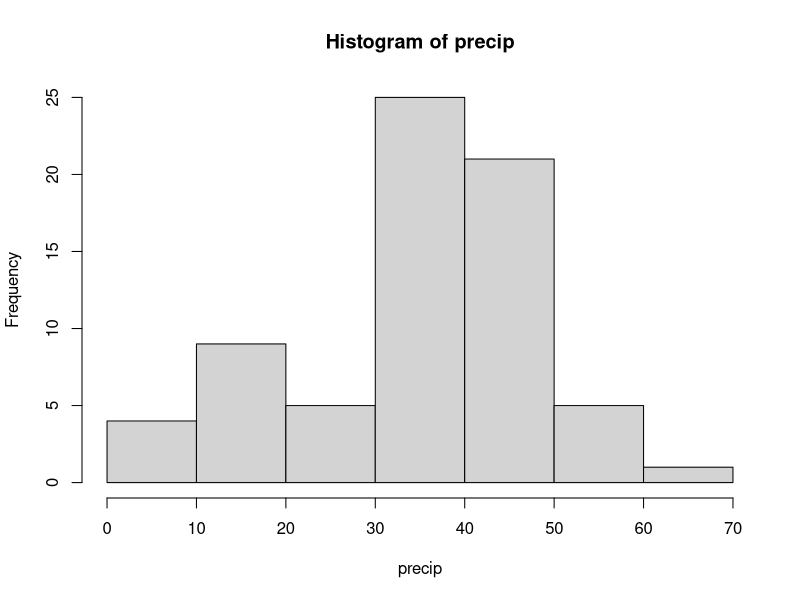
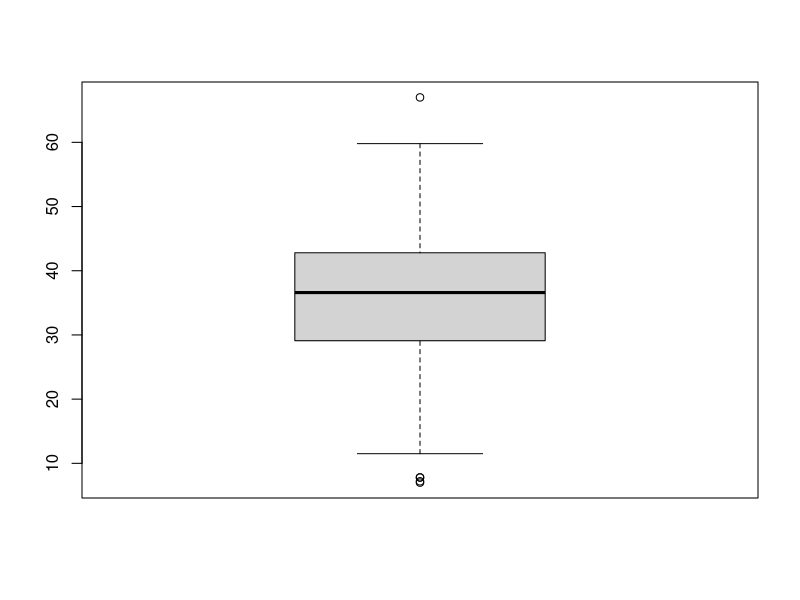
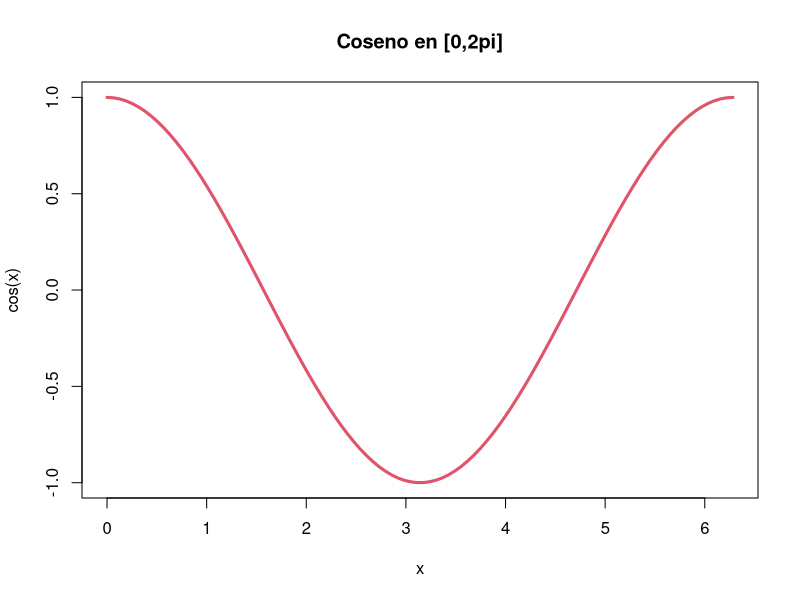
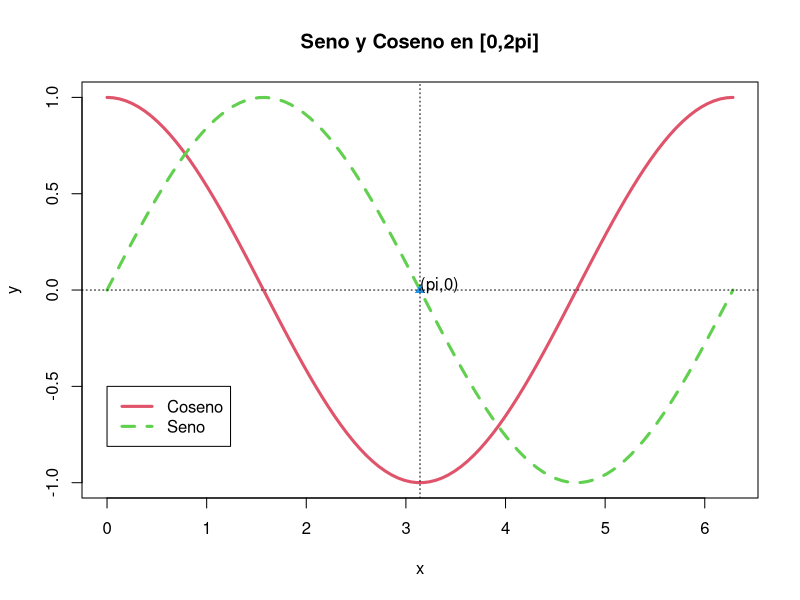
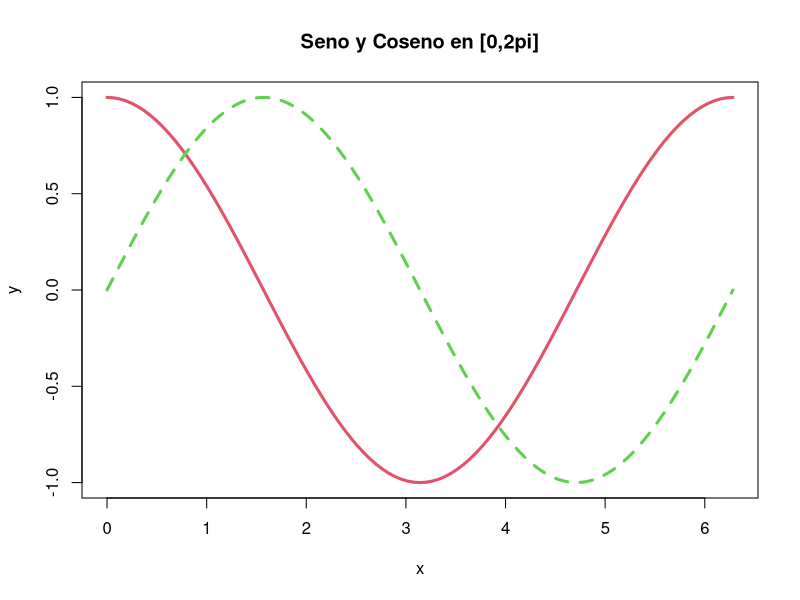

The R script that drew these images, in order:
#' ---
#' title: "Práctica 1: Introducción a R"
#' author: "Estadística"
#' date: "Grado en Inteligencia Artificial (UDC)"
#' output: 
#'   html_document:
#'     toc: yes
#'     pandoc_args: ["--number-offset", "0,0"]
#' ---
#' 
#' # Introducción a R
#' 
#' En las prácticas de esta asignatura se empleará [`R`](https://www.r-project.org), 
#' un lenguaje de programación interpretado y un entorno estadístico desarrollado 
#' específicamente para el análisis de datos. 
#' 
#' Para instalar R se recomienda seguir los pasos descritos en el post [*https://rubenfcasal.github.io/post/instalacion-de-r*](https://rubenfcasal.github.io/post/instalacion-de-r).
#' Para el desarrollo de código e informes se sugiere emplear *RStudio Desktop*, 
#' que se puede instalar y configurar siguiendo las indicaciones proporcionadas 
#' en el post [*https://rubenfcasal.github.io/post/instalacion-de-rstudio*](https://rubenfcasal.github.io/post/instalacion-de-rstudio).
#' 
#' 
#' Las prácticas se ha generado empleando [RMarkdown](http://rmarkdown.rstudio.com) 
#' ([Quarto](https://quarto.org/) es la nueva versión), una extensión de 
#' [Markdown](https://es.wikipedia.org/wiki/Markdown) que permite incorporar 
#' código y resultados de R. RMarkdown/Quarto es recomendable para difundir 
#' análisis realizados con R (y Python) en formato HTML, PDF y DOCX (Word), entre otros. 
#' Para una introducción a RMarkdown puede ser de utilidad consultar el Capítulo 
#' 3 *[Generación de informes]()* del libro Fernández-Casal (2023): 
#' *[Notas de Programación en R](https://rubenfcasal.github.io/book_notasr)*   
#' ([github](https://github.com/rubenfcasal/book_notasr)).
#' 
#' 
#' En esta práctica se emplea como referencia el libro:
#' 
#' - Fernández-Casal R., Roca-Pardiñas J., Costa J. y Oviedo-de la Fuente M. (2022). 
#' *[Introducción al Análisis de Datos con R](https://rubenfcasal.github.io/intror)* ([github](https://github.com/rubenfcasal/intror)).
#' 
#' Las siguientes secciones son una selección esquemática de los contenidos más
#' importantes.
#' También puede resultar de utilidad el post 
#' [*Ayuda y recursos para el aprendizaje de R*](https://rubenfcasal.github.io/post/ayuda-y-recursos-para-el-aprendizaje-de-r).
#' 
#' 
#' ## Introducción
#' 
#' Ver el [Capítulo 1](https://rubenfcasal.github.io/intror/introducción.html) del 
#' libro de referencia.
#' 
#' ### El lenguaje y entorno estadístico `R`
#' 
#' Ver secciones [1.1](https://rubenfcasal.github.io/intror/el-lenguaje-y-entorno-estadístico-r.html) 
#' y [1.3 *El entorno de desarrollo RStudio Desktop*](https://rubenfcasal.github.io/intror/rstudio.html).
#' 
#' Por defecto RStudio está organizado en cuatro paneles:
#' 
#' -   Editor de código (normalmente un fichero *.R* o *.Rmd*).
#' 
#' -   Consola de R (y terminal de comandos del sistema operativo).
#' 
#' -   Explorador del entorno e historial.
#' 
#' -   Explorador de archivos, visor de gráficos, ayuda y navegador web integrado.
#' 
#' Primeros pasos:
#' 
#' -   Presionar *Ctrl-Enter* (*Command-Enter* en OS X) para ejecutar la línea de 
#'     código actual o el código seleccionado (también se puede emplear el botón 
#'     *Run* en la barra de herramientas del Editor o el menú *Code*).
#' 
#' -   Presionar *Tab* para autocompletado. Tecla *Arriba* para recuperar líneas de
#'     instrucciones.
#' 
#' -   Pulsar en el nombre del objeto en la pestaña *Environment*, o ejecutar
#'     `View(objeto)` en la consola, para visualizar el objeto en una nueva pestaña 
#'     del editor.
#' 
#' Se recomienda emplear siempre la codificación por defecto UTF-8^[En versiones antiguas de RStudio puede no ser la opción por defecto y habría que establecerla, empleando el menú *Tools > Global Options > Code > Saving > Default text encoding: UTF-8*, o al emplear los menús *File > Reopen with Encoding...* o *File > Save with Encoding...*.].
#' 
#' 
#' Información adicional:
#' 
#' -   [RStudio cheatsheet](https://posit.co/wp-content/uploads/2022/10/rstudio-ide-1.pdf)
#' 
#' -   [Using the RStudio IDE](https://support.posit.co/hc/en-us/sections/200107586-Using-the-RStudio-IDE)
#' 
#' 
#' ### Interfaz de comandos
#' 
#' Ver [Sección 1.2](https://rubenfcasal.github.io/intror/interfaz-de-comandos.html).
#' 
#' Normalmente se trabaja en `R` de forma interactiva empleando una **interfaz de
#' comandos** donde se teclean las instrucciones que se pretenden ejecutar. 
#' Para ejecutar una línea de instrucciones hay que pulsar *Retorno* (y por defecto 
#' se imprime el resultado).
#' 
#' -   Lenguaje interpretado orientado a objetos
#' 
#' -   Instrucciones (expresiones): **funciones operando sobre objetos**
#' 
#' -   Símbolo del sistema: `>` (a la espera de instrucciones; 
#'     `+` si no se completó algún comando)
#' 
#' -   Separador de instrucciones: habitualmente un cambio de línea. 
#'     También punto y coma `;`
#' 
#' -   Los comentarios empiezan por `#`
#' 
#' -   Se agrupan instrucciones con `{ }`
#' 
#' 
#' -   Si una instrucción es solo una expresión, se evalúa y se imprime el resultado.
#' 
#' -   Operadores de asignación: `<-`, `=` (no se recomienda)
#' 
#' -   Distingue entre mayúsculas y minúsculas
#' 
#' 
#' ### Una primera sesión
#' 
#' Ver [Sección 1.5](https://rubenfcasal.github.io/intror/primera-sesion.html).
#' 

3 + 5
sqrt(16)  # Raíz cuadrada de 16
a <- 3 + 5
a
A <- "casa"; A
a

#' 
#' Ejemplo de un análisis exploratorio muy básico (de una variable numérica),
#' considerando los datos de lluvia almacenados en `precip` (disponible en el 
#' paquete base de `R`):
#' 

data(precip)    # Datos de lluvia
# ?precip       # Mostrar ayuda?
# precip        # Imprimir?
summary(precip) # Resumen estadístico
hist(precip)    # Histograma
boxplot(precip) # Gráfico de cajas

#' 
#' ### Ayuda
#' 
#' Ver [Sección 1.4](https://rubenfcasal.github.io/intror/ayuda.html).
#' 
#' Se puede acceder a la ayuda empleando el entorno de comandos o el menú *Help* de
#' RStudio (también en la pestaña *Help* del panel del visor o pulsando *F1*).
#' 
#' ------------------    ----------------------------------
#' Función               Descripción
#' ------------------    ----------------------------------
#' `help.start()`        inicia la ayuda HTML
#' 
#' `help(function)`      ayuda de una función 
#' `?function`           (también de otros objetos o temas)
#' 
#' `help.search()`       realiza una búsqueda en la ayuda
#' ------------------    ----------------------------------
#' 
#' 
#' ### Ejercicio
#' 
#' Calcular la cuota mensual $R$ de devolución de un préstamo de un capital 
#' $P = 1500$ a un interés mensual $i = 0.05$ en $n = 10$ meses: 
#' $$R = P \frac{i}{1 - (1 + i)^{-n}}$$


#' 
#' ### Funciones y librerías (paquetes)
#' 
#' Ver [Sección 1.6](https://rubenfcasal.github.io/intror/funciones-paquetes.html).
#' 
#' Al iniciar el programa `R` se cargan por defecto una serie de librerías 
#' (denominadas paquetes) con las que se pueden realizar una gran cantidad de
#' operaciones empleando las funciones que implementan. Estas librerías conforman 
#' el llamado **paquete base**. 
#' 
#' Se llama a una función pasando los argumentos (valores de los parámetros) entre
#' paréntesis.
#' 
#' Ejemplos:

x <- sin(pi/2) 
# La función `sin()` y el objeto `pi` están en el paquete base
cat("El objeto x contiene:", x, "\n")
ls()          # Lista objetos en el entorno de trabajo

#' 
#' Nota: una función es un tipo de objeto (probar a ejecutar `ls` en lugar de `ls()`).
#' 
#' Los parámetros de la función:
#' 
#' - Pueden tener nombres y valores por defecto
#' 
#' - Se asignan por posición (en el mismo orden en el que están definidos en la función)
#'   o por nombre (en cualquier orden y no necesariamente con el nombre completo)
#' 
#' - No se hace ninguna evaluación/chequeo hasta que se usan (*lazy evaluation*).
#' 
#' - `...` aglutina los argumentos no definidos explícitamente (cuando operan sobre
#'   múltiples argumentos o para poder añadir parámetros de otra función a la que 
#'   se llama internamente).
#' 
#' Algunas funciones se comportan de manera diferente dependiendo del tipo de objeto 
#' (la clase) de sus argumentos, son lo que se denomina *funciones genéricas*. 
#' Entre ellas `summary()`, `print()`, `plot()` (por ejemplo, al ejecutar
#' `methods(plot)` se muestran los métodos asociados a esta función; el método por
#' defecto es `plot.default()`).
#' 
#' Se pueden utilizar muchos otros paquetes además de los "paquetes base", solo hay 
#' que cargarlos en memoria (si no es un paquete "recomendado", habrá que instalarlo
#' previamente).
#' 
#' ------------------------------    -----------------------------
#' Función                           Descripción
#' ------------------------------    -----------------------------
#' `install.packages("paquete")`     instala paquetes (CRAN...)
#' 
#' `library(paquete)`                carga paquetes     
#' `require(paquete)` 
#' 
#' `library(help = "paquete")`       ayuda paquete
#' 
#' `demo(paquete)`                   demo
#' 
#' `example(funcion)`                ejecuta ejemplos de la ayuda
#' ------------------------------    -----------------------------
#' 
#' 
#' ### Objetos básicos
#' 
#' Ver [Sección 1.7](https://rubenfcasal.github.io/intror/objetos-básicos.html).
#' 
#' Objetos básicos (atómicos):
#' 
#' - numérico (real, single, **double**, integer, complex)
#' 
#' - lógico (`TRUE`, `FALSE`)
#' 
#' - carácter
#' 
#' Operadores:
#' 
#' - Aritméticos: `+`, `-`, `*`, `/`, `%%` (módulo), `%/%` (división entera), `^` (potencia)
#' 
#' - Lógicos: `!A` (not), `A & B` (and), `A | B` (or), `xor(A,B)`
#' 
#' - Relacionales: `<`, `>`, `==`, `>=`, `<=`, `!=`
#' 
#' Valores especiales: 
#' 
#' - `NA` (no disponible), `NaN` (no es un número), `Inf` (infinito)
#' 
#' - `NULL`, `character(0)`, ...
#' 
#' Por defecto utiliza doble precisión (64bits), aunque al visualizarlos se redondean
#' los decimales.
#' 

a <- 49 * (4/49)
a
print(a, digits = 3)
a == 4
# identical(a, 4)
sprintf("%.20f",a)
all.equal(a, 4)

#' 
#' 
#' ### Área de trabajo
#' 
#' Ver [Sección 1.8](https://rubenfcasal.github.io/intror/área-de-trabajo.html).
#' 
#' El conjunto de objetos cargados en memoria se denomina espacio/entorno de trabajo
#' (workspace).
#' 
#' - Al finalizar la sesión R pregunta (por defecto) si se desea guardar una imagen 
#'   del área de trabajo (en el fichero *.RData*; ver `save.image()`)
#' 
#' - Si al iniciar R hay un fichero “*.RData*” en el directorio de trabajo se 
#'   recupera la sesión anterior (objetos e historial, y muestra un aviso 
#'   *[Previously saved workspace restored]*).
#' 

ls()          # Lista objetos en el entorno de trabajo
rm(x)         # Elimina el objeto x
rm(list=ls()) # Borra todos los objetos en el entorno de trabajo
getwd()       # Directorio de trabajo
dir()         # Lista los ficheros en el directorio de trabajo
# setwd("c:/") # Cambia el directorio de trabajo

#' 
#' Es recomendable utilizar un directorio de trabajo diferente para cada tarea 
#' (menú *Session > Set Working Directory...* o pestaña *Files > More...* del panel 
#' del visor).
#' 
#' Para reutilizar en sesiones próximas los objetos también podemos guardarlos nosotros
#' (en el formato por defecto de datos de R, *file.RData*, o en el que nos interese,
#' desde texto plano, *.csv*, o *.xlsx*, etc.).
#' Ver Sección [1.8.1 *Guardar y cargar objetos*](https://rubenfcasal.github.io/intror/área-de-trabajo.html#guardar-y-cargar-objetos).
#'             
#' 
#' ## Estructuras de datos
#' 
#' Para más detalles ver el [Capítulo 2](https://rubenfcasal.github.io/intror/estructuras-de-datos.html) del libro de referencia.
#' 
#' Principales tipos de objetos (para datos):
#' 
#' - **vectores**, factores
#' 
#' - matrices, arrays
#' 
#' - listas
#' 
#' - data-frames
#'     
#' 
#' Realmente hay muchos tipos de objetos:
#' 
#' - funciones, formulas, expresiones...
#' 
#' - resultados de procedimientos (e.g. modelos ajustados, contrastes
#'     de hipótesis...)
#' 
#' - tipos especiales de datos (e.g. ts, "time series")
#' 
#' - `str(objeto)` muestra la e**str**uctura de un objeto
#' 
#' 
#' ### Vectores
#' 
#' Ver [Sección 2.1](https://rubenfcasal.github.io/intror/vectores.html)
#' 
#' - Componentes del mismo tipo (conversión automática).
#' 
#' - La función `c()` (concatenar) es la forma más sencilla de crear un vector.
#' 
#' - Se pueden generar secuencias con `from:to`, `seq()` (diferentes alternativas) 
#'   o `rep()`.
#' 

a <- c(10, 20) 
a <- c(a, 30)
a
1:21; seq(1, 21) # Instrucciones equivalentes.
seq(1, 21, by = 2)
seq(1, 21, length = 6)
rep(3, 12)  
rep(c(1, 4), 3)
rep(c(1, 4), c(3, 2))
rep(c(1, 4), each = 3)

#' 
#' - En ocasiones se definen explicitamente `x <- tipo(n)`
#' 

x <- numeric(10)
x

#' 
#' Operaciones vectorizadas:
#' 
#' - Reciclaje: el vector más corto se reutiliza.
#' 

a <- 1:10
2 + a
2*a
a > 5
a*a; a^2
b <- c(0, 1)
a*b

#' 
#' Indexado de vectores:
#' 
#' - `x[i]` elemento i-ésimo
#' 
#' - `x[vector]` selección según el tipo de `vector` (enteros positivos/índices, 
#'   enteros negativos, lógico)
#' 

x <- 0:9
x[1]
x[1:5]
x[-1]
x[x > 0]
x[c(FALSE, TRUE)]
x[1:5] <- 0
x

#' 
#' - También se pueden asociar nombres/etiquetas a las componentes y emplearlos para
#'   seleccionar componentes:
#' 

names(x) <- letters[1:10]
x
x[c("a", "f")]

#' 
#' Funciones básicas
#' 
#' - `length(x)` número de componentes de `x`
#' 
#' - `sum(x)`, `prod(x)` suma/producto de las componentes
#' 
#' - `min(x)`, `max(x)` menor/mayor componente de `x`
#' 
#' - `range(x)` = `c(min(x), max(x))`
#' 
#' - `which.min(x)`, `which.max(x)` índice del menor/mayor componente
#' 
#' - `which(logical)` vector de índices correspondientes a `TRUE`
#' 
#' - `rev(x)` invierte las componentes de `x`
#' 
#' - `sort(x)` ordena las componentes de `x` (`decreasing = FALSE`)
#' 
#' - `unique(x)` componentes con valores no repetidos
#' 
#' 
#' Al ser R un lenguaje con orientación estadística, no solo tiene predefinidas 
#' las funciones estándar, sino también una gran cantidad de funciones estadísticas. 
#' Por ejemplo: `mean()`, `sd()`, `var()`, `summary()`.
#' 

x <- 1:11
n <- length(x)
sum(x)/n
mean(x)

#' 
#' ### Ejercicio
#' 
#' Modificar el código del Ejercicio 1.1.5 para calcular las cuotas mensuales de 
#' devolución del préstamo correspondientes a la secuencia de intereses $i = 0.01k$ 
#' con $k=1, \ldots, 10$.
#' 
#' Nota: más adelante (Sección Programación) veremos que puede ser más cómodo 
#' modificar el código para crear una función.


P <- 1500
k <- 1:10
i <- 0.01
n <- 10

#R <- P*i/(1-(1+i)^(-n))
#R

calcula_cuotas <- function(P, n, i, k) {
  i <- 0.01 * k
  cuotas <- P * i / (1 - (1 + i)^(-n))
  return(cuotas)
}

mis_resultados <- calcula_cuotas(P, n, i, k)
mis_resultados

tabla <- data.frame(Interes_k = k, Cuota = mis_resultados)
print(tabla)

#' 
#' ### Factores
#' 
#' Ver [Sección 2.1.7](https://rubenfcasal.github.io/intror/vectores.html#factores).
#' 
#' Los emplearemos en estadística descriptiva para variables cualitativas (categóricas).
#' 
#' ### Matrices y arrays
#' 
#' Ver [Sección 2.2](https://rubenfcasal.github.io/intror/matrices-y-arrays.html).
#' 
#' ### Data frames
#' 
#' Ver [Sección 2.3 ](https://rubenfcasal.github.io/intror/data-frames.html).
#' 
#' *Data frame*: es una estructura de datos en forma de tabla en la que cada columna
#' representa una variable. 
#' Las columnas pueden ser de tipos diferentes y tienen nombre. 
#' Por ejemplo `iris` (un objeto del paquete base de R que contiene datos muy famosos 
#' en estadística; ver `?iris`):
#' 

str(iris)    # estructura
head(iris)
names(iris)
# View(iris)

#' 
#' La función `names(datos)` lista los nombres de las columnas (variables).
#' 
#' Indexado de data frames (permite las opciones de matrices y de listas):
#' 
#' - `data$nombre`, `data[[i]]`, `data[["nombre"]]` selecciona la correspondiente
#'   variable (un vector o un factor).
#' 
#' - `data[index]`, `data[, index]` selecciona un conjunto de variables (un data.frame)
#'   de forma análoga al caso de vectores.
#' 
#' - `data[i, j]` observación `i` de la variable `j`.
#' 
#' - `data[index, ]` selecciona un conjunto de observaciones (filas).
#' 
#' Ejemplo:

iris[1:2]
iris[c("Sepal.Length", "Sepal.Width")]
iris$Species
iris[ ,"Species"]
iris[iris$Species == "setosa", ]
subset(iris, Species %in% c("setosa", "versicolor"))

#' 
#' ### Listas
#' 
#' Ver [Sección 2.4](https://rubenfcasal.github.io/intror/listas.html).
#' 
#' `list()`: Las listas son estructuras heterogéneas de datos en la  cada uno de 
#' sus elementos puede ser de diferentes tipos (vectores, matrices, arrays, 
#' data frames, listas). 
#' 

x <- 2:4
y <- seq(2, 6, by = 2)
a <- list(x, y, z = c(2, 4, 5))
a
names(a)
a[[1]]
a$z

#' 
#' Un `data.frame` no es más que una lista cuyas componentes son vectores de la 
#' misma longitud (realmente las componentes también pueden ser listas y podemos
#' almacenar casi cualquier estructura de datos).
#' 
#' 
#' ## Gráficos
#' 
#' Para más detalles ver el [Capítulo 3](https://rubenfcasal.github.io/intror/graficos.html) del libro de referencia.
#' 
#' En el paquete base de `R` se dispone de múltiples funciones que permiten la
#' generación de gráficos (los denominados gráficos estándar). Se dividen en dos 
#' grandes grupos:
#' 
#' -   Gráficos de **alto nivel**: Crean un gráfico nuevo.
#' 
#'     -   `plot`, `hist`, `boxplot`, `curve`, ... 
#' 
#' -   Gráficos de **bajo nivel**: Permiten añadir elementos (líneas, puntos, ...) 
#'     a un gráfico ya existente
#' 
#'     -   `points`, `lines`, `legend`, `text`, ...
#' 
#' El parámetro `add = TRUE` convierte una función de nivel alto a bajo.
#' 
#' 
#' Dentro de las funciones gráficas de alto nivel destaca la función `plot()`  
#' (*función genérica*).
#' 
#' 
#' ### La función plot
#' 
#' Ver [Sección 3.1 ](https://rubenfcasal.github.io/intror/funcion-plot.html).
#' 
#' Si ejecutamos `plot(x, y)` siendo `x` e `y` vectores, entonces `R` generará el
#' denominado **gráfico de dispersión** que representa en un sistema coordenado los
#' pares de valores $(x,y)$.
#' 
x <- seq(0, 2 * pi, length = 100)
y <- cos(x)
plot(x, y, type = "l", col = 2, lwd = 3, ylab = "cos(x)", main = "Coseno en [0,2pi]")

#' 
#' Los principales parámetros son:
#' 
#' -------------------------------------------------------------
#' Parámetro       Descripción
#' --------------  ---------------------------------------------
#' `type`          tipo de gráfico:
#'                 `p`: puntos, `l`: líneas, `b`: puntos y líneas, 
#'                 `n`: gráfico en blanco...
#'             
#' `xlim`, `ylim`  límites de los ejes 
#'                 (e.g. `xlim=c(1, 10)` o  `xlim=range(x)`)
#'                 
#' `xlab`, `ylab`  títulos de los ejes
#' 
#' `main, sub`     título principal y subtítulo
#' 
#' `col`           color de los símbolos (véase `colors()`).
#'                 También `col.axis`, `col.lab`, `col.main`, `col.sub`
#'                 
#' `lty`           tipo de línea
#' 
#' `lwd`           anchura de línea
#' 
#' `pch`           tipo de símbolo
#' 
#' `cex`           tamaño de los símbolos
#' 
#' -------------------------------------------------------------
#' 
#' Muchas de estas opciones se emplean en otras funciones gráficas.
#' Con la función `par()` se pueden obtener y establecer (de forma permanente) todas 
#' las opciones gráficas (ver secciones [3.4 *Parámetros gráficos*](https://rubenfcasal.github.io/intror/bajo-nivel-plot.html) y 
#' [3.5 *Múltiples gráficos por ventana*](https://rubenfcasal.github.io/intror/mfrow-plot.html)). 
#' Ejecutar `help(par)` para obtener la lista completa.
#' 
#' 
#' ### Funciones gráficas de bajo nivel
#' 
#' Ver [Sección 3.2](https://rubenfcasal.github.io/intror/bajo-nivel-plot.html).
#' 
#' Algunas de las funciones gráficas de bajo nivel más empleadas son:
#' 
#' -------------------------------------------------------------
#' Función             Descripción
#' -----------------   ------------------------------------------
#' `points`, `lines`   agregan puntos y líneas
#' 
#' `text`              agrega un texto
#' 
#' `abline`            dibuja líneas
#' 
#' `legend`            agrega una leyenda
#' 
#' `axis`              agrega ejes
#' 
#' -------------------------------------------------------------
#' 

y2 <- sin(x)
plot( x, y, type = "l", col = 2, lwd = 3, main = "Seno y Coseno en [0,2pi]")
lines(x, y2, col = 3, lwd = 3, lty = 2)
points(pi, 0, pch = 17, col = 4)
legend(0, -0.5, c("Coseno", "Seno"), col = 2:3, lty = 1:2, lwd = 3)

abline(v = pi, lty = 3)
abline(h = 0, lty = 3)
text(pi, 0, "(pi,0)", adj = c(0, 0))

#' 
#' Alternativamente se podría usar `curve()`:

curve(cos, 0, 2*pi, col = 2, lwd = 3, 
      ylab = "y", main = "Seno y Coseno en [0,2pi]")
curve(sin, col = 3, lwd = 3, lty = 2, add = TRUE)

#' 
#' Además de los gráficos estándar, en `R` están disponibles muchas librerías 
#' gráficas adicionales, entre ellas destaca [ggplot2](https://ggplot2.tidyverse.org).
#' 
#' 
#' ## Programación
#' 
#' Para más detalles ver el [Capítulo 11](https://rubenfcasal.github.io/intror/programacion.html) del libro de referencia.
#' 
#' ### Funciones
#' 
#' Ver [Sección 11.1](https://rubenfcasal.github.io/intror/funciones.html).
#' 

## nombre <- function(parámetros) {
##  comandos
##  return(salida)
## }

#' 
#' Las funciones en R devuelven un único objeto. 
#' Si nos interesa retornar varios valores, los agrupamos dentro de un único objeto
#' (típicamente una lista). 
#' Mediante `return()` podemos especificar la salida, si no se incluye se devuelve 
#' el resultado de la última instrucción evaluada.
#' 
#' En la lista de parámetros podemos poner valores por defecto, de la forma 
#' `nombre = valor` (`nombre <- valor` es erróneo, no confundir al llamar a 
#' una función).
#' 
#' El *entorno* de una función incluye los objetos definidos en la consola; y las
#' variables definidas en una función serán también reconocidas en cualquier otra 
#' nueva función definida dentro de la anterior. Pero no al revés.
#' 
#' Ejemplo:

media <- function(x) {
  n <- length(x)
  m <- sum(x)/n
  return(m)
}
# También sería válido:
# media <- function(x) sum(x)/length(x)
# pero no se recomienda
x <- 1:11
media(x)
mean(x)

#' 
#' 
#' ### Ejercicio
#' 
#' Modificar el código del Ejercicio 1.1.5 para crear la función `cuota` que
#' implemente el cálculo de la cuota mensual $R$ de devolución de un préstamo. 
#' 
#' *Input*: capital $P$, interés $i$ y meses $n$.
#' 
#' *Output*: la cuota mensual de devolución.
#' 
P <- 1500
k <- 1:10
i <- 0.01
n <- 10


cuota <- function(P, i, n) {
  
  R <- P*i/(1-(1+i)^(-n))
  return(R)
  
}

cuota(P,i,n)
#' 
#' 
#' 

#' 
#' ### Ejecución condicional
#' 
#' Ver [Sección 11.2](https://rubenfcasal.github.io/intror/ejecución-condicional.html).
#' 
#' 

## if (condición) expresion
## 
## if (condición) {
##   expresiones
## }
## 
## if (condición) {
##   expresiones (si condición == TRUE)
## } else {
##   expresiones (si condición == FALSE)
## }

#' 
#' También hay una versión vectorial: `ifelse(condiciones, si, no)` devuelve 
#' componentes de los objetos `si` o `no` dependiendo de si el correspondiente
#' elemento de `condiciones` es `TRUE` o `FALSE`.
#' 
#' 
#' ### Bucles y vectorización
#' 
#' Ver [Sección 11.3](https://rubenfcasal.github.io/intror/bucles-y-vectorización.html).
#' 

## for (índice in vector) {
##   comandos
## }
## 
## while (condición) {
##   comandos
## }
## 
## repeat {
##   comandos
## }

#' 
#' Estos bucles se pueden combinar con las órdenes `break` (salir del bucle) y 
#' `next` (saltar a la siguiente iteración).
#' 
#' 
#' ### Ejemplo (media truncada)
#' 
#' Consideramos de nuevo los datos de lluvia almacenados en `precip` (disponible en 
#' el paquete base de `R`):
#' 

data(precip)    # Datos de lluvia
summary(precip) # Resumen estadístico

#' 
#' Como veremos más adelante, la media puede verse afectada por valores anormalmente
#' grandes o pequeños (datos atípicos) y puede interesar emplear medidas robustas 
#' (como la mediana, `median()`).
#' Otra alternativa es la media truncada, en la que se elimina un determinado 
#' porcentaje de los valores extremos antes de promediarlos.
#' También se puede obtener esta medida empleando el parámetro `trim` de la función
#' `mean()`.
#' 

mean(precip)
median(precip)
mean(precip, trim = 0.2) # Media truncada al 20%

#' 
#' Como ejemplo final, implementaremos esta medida en una función empleando el 
#' siguiente algoritmo:
#' 
#' *Input*: un vector $x = \{x_1,\ldots,x_n\}$.
#' 
#' *Output*: la media truncada de $x$ al `trim*100`\%.
#' 
#' 1. Calcular el número de elementos de $x$, llamarle $n$.
#' 
#' 2. Calcular el entero más próximo al `trim*100`\% de $n$; llamarle $k$.
#' 
#' 3. Ordenar los elementos de $x$, seguir llamándole $x$.
#' 
#' 4. Eliminar los $k$ primeros y los $k$ últimos elementos de $x$, llamarle $y$ 
#' al vector formado por los elementos no eliminados.
#' 
#' 5. Devolver la media de $y$.
#' 

# Media truncada
media_truncada <- function(x, trim = 0.2) {
  n <- length(x)
  k <- round(trim*n)
  if ( k < 0 | k >=  n/2 ) stop("Valor de 'trim' incorrecto")
  x <- sort(x)
  y <- x[ (k+1):(n-k) ]   # ':' tiene prioridad
  return(mean(y))
}
media_truncada(precip)

#' 
#' ### Ejercicio (propuesto)
#' 
#' Escribe una función que implemente el cálculo de la media recortada al `trim*100`\%:
#' 
#' La media recortada es una variante de la media truncada. 
#' Se diferencia de esta en que en lugar de simplemente eliminar los primeros 
#' elementos del vector (ordenado), se reemplazan por el menor de los datos restantes; 
#' y de forma análoga los últimos elementos del vector se reemplazan por el mayor 
#' de los restantes.
#' 
media_recortada <- function(x, trim = 0.2) {
  n <- length(x)
  k <- round(trim*n)
  if ( k < 0 | k >=  n/2 ) stop("Valor de 'trim' incorrecto")
  x <- sort(x)
  valor_min <- x[k + 1]
  valor_max <- x[n - k]
  
  # Sustituimos los 'k' primeros por el valor_min
  x[1:k] <- valor_min
  
  # Sustituimos los 'k' últimos por el valor_max
  x[(n - k + 1):n] <- valor_max   # ':' tiene prioridad
  return(mean(x))
}

media_recortada(precip)
